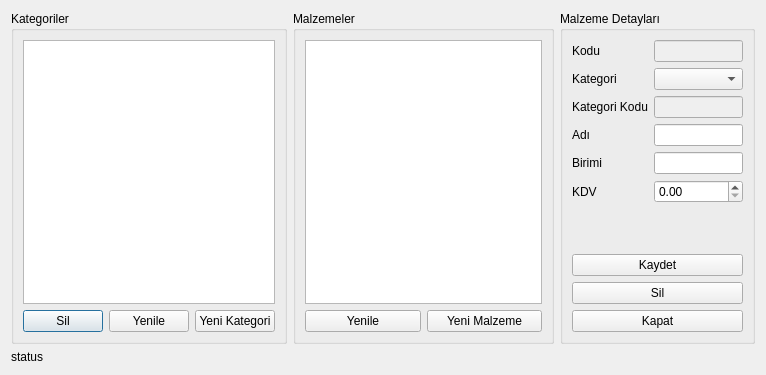
<?xml version="1.0" encoding="UTF-8"?>
<ui version="4.0">
 <class>MalzemeKalemiDialog</class>
 <widget class="QDialog" name="MalzemeKalemiDialog">
  <property name="geometry">
   <rect>
    <x>0</x>
    <y>0</y>
    <width>766</width>
    <height>375</height>
   </rect>
  </property>
  <property name="windowTitle">
   <string>Dialog</string>
  </property>
  <layout class="QVBoxLayout" name="verticalLayout_4">
   <item>
    <layout class="QHBoxLayout" name="horizontalLayout_3">
     <item>
      <widget class="QGroupBox" name="groupBox_2">
       <property name="title">
        <string>Kategoriler</string>
       </property>
       <layout class="QVBoxLayout" name="verticalLayout_2">
        <item>
         <widget class="QListView" name="listView_kategori"/>
        </item>
        <item>
         <layout class="QHBoxLayout" name="horizontalLayout">
          <item>
           <widget class="QPushButton" name="pushButton_deleteKategori">
            <property name="text">
             <string>Sil</string>
            </property>
           </widget>
          </item>
          <item>
           <widget class="QPushButton" name="pushButton_refreshKategori">
            <property name="text">
             <string>Yenile</string>
            </property>
           </widget>
          </item>
          <item>
           <widget class="QPushButton" name="pushButton_NewKategori">
            <property name="text">
             <string>Yeni Kategori</string>
            </property>
           </widget>
          </item>
         </layout>
        </item>
       </layout>
      </widget>
     </item>
     <item>
      <widget class="QGroupBox" name="groupBox_3">
       <property name="title">
        <string>Malzemeler</string>
       </property>
       <layout class="QVBoxLayout" name="verticalLayout_3">
        <item>
         <widget class="QListView" name="listView_malzeme"/>
        </item>
        <item>
         <layout class="QHBoxLayout" name="horizontalLayout_2">
          <item>
           <widget class="QPushButton" name="pushButton_refreshMalzeme">
            <property name="text">
             <string>Yenile</string>
            </property>
           </widget>
          </item>
          <item>
           <widget class="QPushButton" name="pushButton_NewMalzeme">
            <property name="text">
             <string>Yeni Malzeme</string>
            </property>
           </widget>
          </item>
         </layout>
        </item>
       </layout>
      </widget>
     </item>
     <item>
      <widget class="QGroupBox" name="groupBox">
       <property name="title">
        <string>Malzeme Detayları</string>
       </property>
       <layout class="QVBoxLayout" name="verticalLayout">
        <item>
         <layout class="QGridLayout" name="gridLayout">
          <item row="4" column="0">
           <widget class="QLabel" name="label_4">
            <property name="text">
             <string>Birimi</string>
            </property>
           </widget>
          </item>
          <item row="1" column="0">
           <widget class="QLabel" name="label_2">
            <property name="text">
             <string>Kategori</string>
            </property>
           </widget>
          </item>
          <item row="0" column="1" colspan="2">
           <widget class="QLineEdit" name="lineEdit_MalzemeOid">
            <property name="enabled">
             <bool>false</bool>
            </property>
           </widget>
          </item>
          <item row="5" column="0">
           <widget class="QLabel" name="label_5">
            <property name="text">
             <string>KDV</string>
            </property>
           </widget>
          </item>
          <item row="3" column="1" colspan="2">
           <widget class="QLineEdit" name="lineEdit_MalzemeName"/>
          </item>
          <item row="4" column="1" colspan="2">
           <widget class="QLineEdit" name="lineEdit_MalzemeBirimi"/>
          </item>
          <item row="3" column="0">
           <widget class="QLabel" name="label_3">
            <property name="text">
             <string>Adı</string>
            </property>
           </widget>
          </item>
          <item row="0" column="0">
           <widget class="QLabel" name="label">
            <property name="text">
             <string>Kodu</string>
            </property>
           </widget>
          </item>
          <item row="1" column="1" colspan="2">
           <widget class="QComboBox" name="comboBox_MalzemeKategori"/>
          </item>
          <item row="5" column="1" colspan="2">
           <widget class="QDoubleSpinBox" name="doubleSpinBox_MalzemeComboBox"/>
          </item>
          <item row="2" column="0">
           <widget class="QLabel" name="label_6">
            <property name="text">
             <string>Kategori Kodu</string>
            </property>
           </widget>
          </item>
          <item row="2" column="1" colspan="2">
           <widget class="QLineEdit" name="lineEdit_KategoriOid">
            <property name="enabled">
             <bool>false</bool>
            </property>
           </widget>
          </item>
         </layout>
        </item>
        <item>
         <spacer name="verticalSpacer">
          <property name="orientation">
           <enum>Qt::Vertical</enum>
          </property>
          <property name="sizeHint" stdset="0">
           <size>
            <width>20</width>
            <height>40</height>
           </size>
          </property>
         </spacer>
        </item>
        <item>
         <widget class="QPushButton" name="pushButton_SaveMalzeme">
          <property name="text">
           <string>Kaydet</string>
          </property>
         </widget>
        </item>
        <item>
         <widget class="QPushButton" name="pushButton_deleteMalzeme">
          <property name="text">
           <string>Sil</string>
          </property>
         </widget>
        </item>
        <item>
         <widget class="QPushButton" name="pushButtoClose">
          <property name="text">
           <string>Kapat</string>
          </property>
         </widget>
        </item>
       </layout>
      </widget>
     </item>
    </layout>
   </item>
   <item>
    <widget class="QLabel" name="label_status">
     <property name="text">
      <string>status</string>
     </property>
    </widget>
   </item>
  </layout>
 </widget>
 <resources/>
 <connections>
  <connection>
   <sender>pushButtoClose</sender>
   <signal>clicked()</signal>
   <receiver>MalzemeKalemiDialog</receiver>
   <slot>close()</slot>
   <hints>
    <hint type="sourcelabel">
     <x>717</x>
     <y>326</y>
    </hint>
    <hint type="destinationlabel">
     <x>759</x>
     <y>354</y>
    </hint>
   </hints>
  </connection>
 </connections>
</ui>
